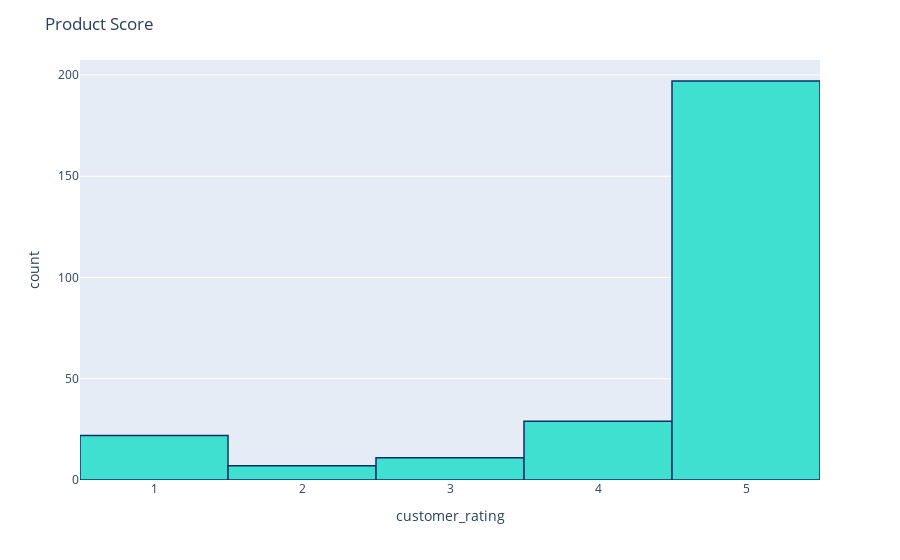

The cell this chart's notebook holds for it:
### Code cell
fig = px.histogram(df, x="customer_rating")
fig.update_traces(marker_color="turquoise",marker_line_color='rgb(8,48,107)',
                  marker_line_width=1.5)
fig.update_layout(title_text='Product Score')
fig.show()

### Figure 1 — Plotly figure (JSON) as saved in the notebook; plotly's stock layout.template omitted (floating-point values rounded to 4 significant figures; data arrays with more than 128 entries replaced by an {"elided": "..."} marker saying what was removed)
{"data": [{"alignmentgroup": "True", "bingroup": "x", "hovertemplate": "customer_rating=%{x}<br>count=%{y}<extra></extra>", "legendgroup": "", "marker": {"color": "turquoise", "line": {"color": "rgb(8,48,107)", "width": 1.5}, "pattern": {"shape": ""}}, "name": "", "offsetgroup": "", "orientation": "v", "showlegend": false, "type": "histogram", "x": {"elided": "266 int values"}, "xaxis": "x", "yaxis": "y"}], "layout": {"barmode": "relative", "legend": {"tracegroupgap": 0}, "margin": {"t": 60}, "title": {"text": "Product Score"}, "xaxis": {"anchor": "y", "domain": [0, 1], "title": {"text": "customer_rating"}}, "yaxis": {"anchor": "x", "domain": [0, 1], "title": {"text": "count"}}}}
